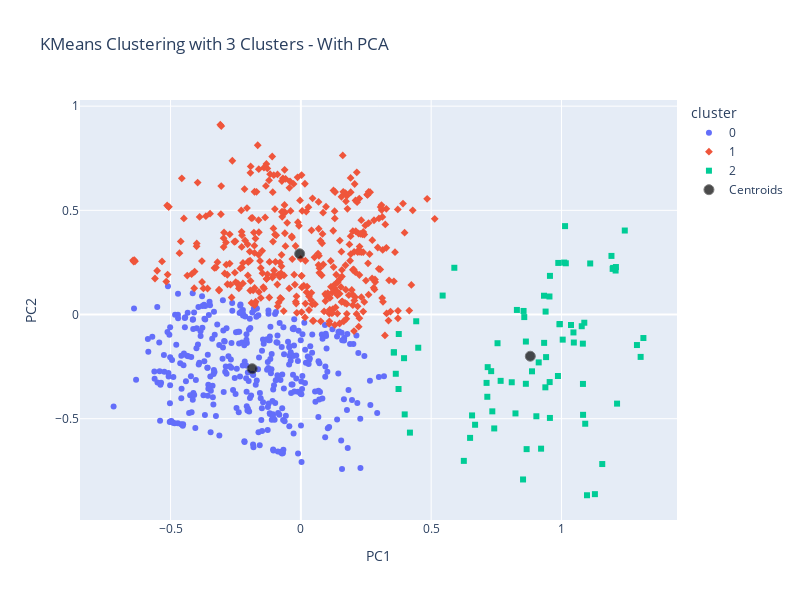

Notebook code cell kept with this figure:
### Markdown cell above
No gráfico abaixo é possivel averiguar a distribuição de 3 clusters com os seus respetivos centroides. Através de uma análise aos dados podemos concluir que existem dados considerados outliers, nomeadamente alguns dados que foram agregados ao cluster.</br>
Ao analisar melhor os outliers podemos ver que a maior parte destes valores são Pokémons na sua forma <i>Mega</i>, que é uma forma temporária adicionada na geração VI onde os atributos são aumentados e até algumas das suas habilidades podem ter o seu tipo alterado. Podemos então concluir que os Pokémons nesta forma são os com maior proximidade do cluster 2, mas que são considerados outliers ou pertecem a um cluster diferente.

### Code cell
# Get the centroids
centers = model.cluster_centers_

# Plot using Plotly Express
fig = px.scatter(df_PCA, x=df_PCA['PC1'], y=df_PCA['PC2'], color='cluster', symbol='cluster',
                 title=f'KMeans Clustering with {num_clusters} Clusters - With PCA',
                 color_continuous_scale=px.colors.qualitative.Vivid, width=800, height=600,hover_data=['Name', 'Total', 'Type 1', 'Type 2', 'Legendary'])

# Add centroids as scatter points
centroid_fig = fig.add_scatter(x=centers[:, 0], y=centers[:, 1], mode='markers',
                               marker=dict(size=10, color='black', symbol='circle', line=dict(width=1)), name = 'Centroids', opacity = 0.7)

# Show the plot with centroids
centroid_fig.show()

### Figure 1 — Plotly figure (JSON) as saved in the notebook; plotly's stock layout.template omitted (floating-point values rounded to 4 significant figures; data arrays with more than 128 entries replaced by an {"elided": "..."} marker saying what was removed)
{"data": [{"customdata": {"elided": "354x5 mixed values"}, "hovertemplate": "cluster=0<br>PC1=%{x}<br>PC2=%{y}<br>Name=%{customdata[0]}<br>Total=%{customdata[1]}<br>Type 1=%{customdata[2]}<br>Type 2=%{customdata[3]}<br>Legendary=%{customdata[4]}<extra></extra>", "legendgroup": "0", "marker": {"color": "#636efa", "symbol": "circle"}, "mode": "markers", "name": "0", "orientation": "v", "showlegend": true, "type": "scatter", "x": {"elided": "354 float values"}, "xaxis": "x", "y": {"elided": "354 float values"}, "yaxis": "y"}, {"customdata": {"elided": "369x5 mixed values"}, "hovertemplate": "cluster=1<br>PC1=%{x}<br>PC2=%{y}<br>Name=%{customdata[0]}<br>Total=%{customdata[1]}<br>Type 1=%{customdata[2]}<br>Type 2=%{customdata[3]}<br>Legendary=%{customdata[4]}<extra></extra>", "legendgroup": "1", "marker": {"color": "#EF553B", "symbol": "diamond"}, "mode": "markers", "name": "1", "orientation": "v", "showlegend": true, "type": "scatter", "x": {"elided": "369 float values"}, "xaxis": "x", "y": {"elided": "369 float values"}, "yaxis": "y"}, {"customdata": {"elided": "77x5 mixed values"}, "hovertemplate": "cluster=2<br>PC1=%{x}<br>PC2=%{y}<br>Name=%{customdata[0]}<br>Total=%{customdata[1]}<br>Type 1=%{customdata[2]}<br>Type 2=%{customdata[3]}<br>Legendary=%{customdata[4]}<extra></extra>", "legendgroup": "2", "marker": {"color": "#00cc96", "symbol": "square"}, "mode": "markers", "name": "2", "orientation": "v", "showlegend": true, "type": "scatter", "x": [0.6494, 0.7303, 0.7155, 0.8526, 1.128, 1.098, 0.7547, 0.717, 0.6254, 0.4186, 0.8664, 0.9548, 0.4505, 0.4427, 0.3748, 0.3643, 0.5441, 0.3985, 0.657, 0.7126, 0.6686, 0.829, 1.037, 0.8546, 1.078, 0.9218, 1.157, 0.9382, 1.213, 1.088, 1.314, 0.742, 0.9037, 0.9557, 0.7346, 0.8236, 0.5889, 0.396, 0.7666, 0.8092, 0.8634, 1.083, 1.091, 0.8573, 0.9865, 1.047, 1.082, 0.9558, 0.8635, 0.9335, 1.082, 0.941, 0.3757, 0.887, 0.9127, 0.9392, 0.954, 0.933, 1.01, 1.017, 1.198, 1.209, 0.9926, 0.9936, 1.11, 1.196, 1.208, 0.3569, 0.3569, 1.192, 1.243, 1.014, 1.005, 1.304, 1.046, 1.29, 0.9878], "xaxis": "x", "y": [-0.5921, -0.2718, -0.3949, -0.7918, -0.8622, -0.8675, -0.1378, -0.2526, -0.7025, -0.5668, -0.6461, -0.3243, -0.1594, -0.03244, -0.3575, -0.2844, 0.09095, -0.4794, -0.4843, -0.3282, -0.5291, 0.02196, -0.05023, 0.01712, -0.05616, -0.6439, -0.7177, -0.3495, -0.4277, -0.03943, -0.1129, -0.5468, -0.4884, -0.4964, -0.4648, -0.4747, 0.2243, -0.2096, -0.3184, -0.3252, -0.3325, -0.4814, -0.5242, -0.0123, -0.2952, -0.1344, -0.1398, 0.1854, -0.1297, -0.136, -0.3331, -0.2044, -0.09367, -0.2726, -0.2299, 0.01412, 0.08653, 0.0902, 0.2493, 0.2459, 0.2237, 0.2279, -0.04677, -0.04537, 0.245, 0.2191, 0.2111, -0.1818, -0.1818, 0.2813, 0.4031, 0.4242, -0.1205, -0.2034, -0.08605, -0.1465, 0.2476], "yaxis": "y"}, {"marker": {"color": "black", "line": {"width": 1}, "size": 10, "symbol": "circle"}, "mode": "markers", "name": "Centroids", "opacity": 0.7, "type": "scatter", "x": [-0.1867, -0.004576, 0.8804], "y": [-0.2602, 0.2913, -0.2001]}], "layout": {"height": 600, "legend": {"title": {"text": "cluster"}, "tracegroupgap": 0}, "title": {"text": "KMeans Clustering with 3 Clusters - With PCA"}, "width": 800, "xaxis": {"anchor": "y", "domain": [0, 1], "title": {"text": "PC1"}}, "yaxis": {"anchor": "x", "domain": [0, 1], "title": {"text": "PC2"}}}}
